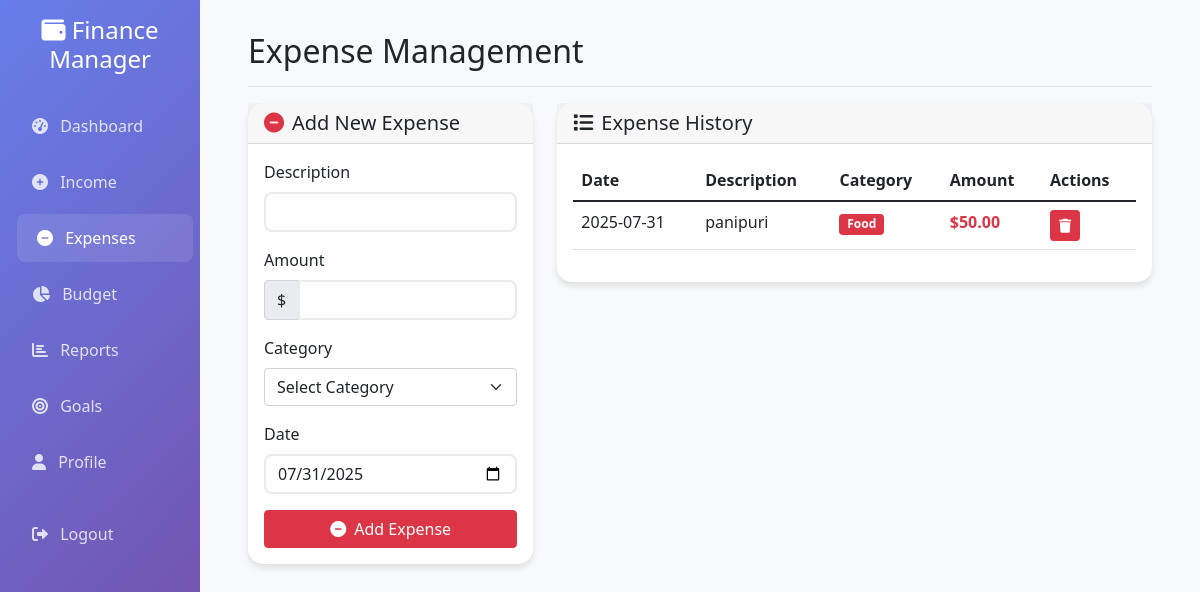
Page /expense (signed in) on the committed database.
### app.py (models this page shows)
class Expense(db.Model):
    id = db.Column(db.Integer, primary_key=True)
    user_id = db.Column(db.Integer, db.ForeignKey('user.id'), nullable=False)
    description = db.Column(db.String(200), nullable=False)
    amount = db.Column(db.Numeric(10, 2), nullable=False)
    category = db.Column(db.String(50), nullable=False)
    expense_date = db.Column(db.Date, nullable=False, default=date.today)
    created_at = db.Column(db.DateTime, default=datetime.utcnow)

### app.py (the view, shortened to what this page needs)
@app.route('/expense', methods=['GET', 'POST'])
@login_required
def expense():
    expenses = Expense.query.filter_by(user_id=current_user.id).order_by(Expense.expense_date.desc()).all()
    return render_template('expense.html', expenses=expenses)

### app.py (called while the page is built)
@login_manager.user_loader
def load_user(user_id):
    return User.query.get(int(user_id))

### templates/expense.html (shortened to what this page needs)
{% extends "base.html" %}
{% block content %}
<div class="container-fluid">
    <div class="d-flex justify-content-between flex-wrap flex-md-nowrap align-items-center pt-3 pb-2 mb-3 border-bottom">
        <h1 class="h2">Expense Management</h1>
    </div>
    <div class="row">
        <div class="col-lg-4">
            <div class="card">
                <div class="card-header">
                    <h5 class="mb-0"><i class="fas fa-minus-circle me-2 text-danger"></i>Add New Expense</h5>
                </div>
                <div class="card-body">
                    <form method="POST">
                        <div class="mb-3">
                            <label for="description" class="form-label">Description</label>
                            <input type="text" class="form-control" id="description" name="description" required>
                        </div>
                        <div class="mb-3">
                            <label for="amount" class="form-label">Amount</label>
                            <div class="input-group">
                                <span class="input-group-text">$</span>
                                <input type="number" class="form-control" id="amount" name="amount" step="0.01" min="0" required>
                            </div>
                        </div>
                        <div class="mb-3">
                            <label for="category" class="form-label">Category</label>
                            <select class="form-select" id="category" name="category" required>
                                <option value="">Select Category</option>
                            </select>
                        </div>
                        <div class="mb-3">
                            <label for="expense_date" class="form-label">Date</label>
                            <input type="date" class="form-control" id="expense_date" name="expense_date" required>
                        </div>
                        <button type="submit" class="btn btn-danger w-100">
                            <i class="fas fa-minus-circle me-2"></i>Add Expense
                        </button>
                    </form>
                </div>
            </div>
        </div>
        <div class="col-lg-8">
            <div class="card">
                <div class="card-header">
                    <h5 class="mb-0"><i class="fas fa-list me-2"></i>Expense History</h5>
                </div>
                <div class="card-body">
                    {% if expenses %}
                        <div class="table-responsive">
                            <table class="table table-hover">
                                <thead>
                                    <tr>
                                        <th>Date</th>
                                        <th>Description</th>
                                        <th>Category</th>
                                        <th>Amount</th>
                                        <th>Actions</th>
                                    </tr>
                                </thead>
                                <tbody>
                                    {% for expense in expenses %}
                                    <tr>
                                        <td>{{ expense.expense_date.strftime('%Y-%m-%d') }}</td>
                                        <td>{{ expense.description }}</td>
                                        <td><span class="badge bg-danger">{{ expense.category }}</span></td>
                                        <td class="text-danger fw-bold">${{ "%.2f"|format(expense.amount) }}</td>
                                        <td>
                                            <button class="btn btn-sm btn-danger" onclick="deleteExpense({{ expense.id }})">
                                                <i class="fas fa-trash"></i>
                                            </button>
                                        </td>
                                    </tr>
                                    {% endfor %}
                                </tbody>
                            </table>
                        </div>
                    {% else %}
                        <p class="text-muted text-center">No expense records found</p>
                    {% endif %}
                </div>
            </div>
        </div>
    </div>
</div>
{% endblock %}

### templates/base.html (style rules this page uses)
.card { border: none; border-radius: 15px; box-shadow: 0 4px 6px rgba(0,0,0,0.1); transition: transform 0.3s ease; }
.form-control { border-radius: 8px; border: 2px solid #e9ecef; }

### rows in the picture
Expense: expense_date "2025-07-31", description "panipuri", category "Food", amount "50.00"
